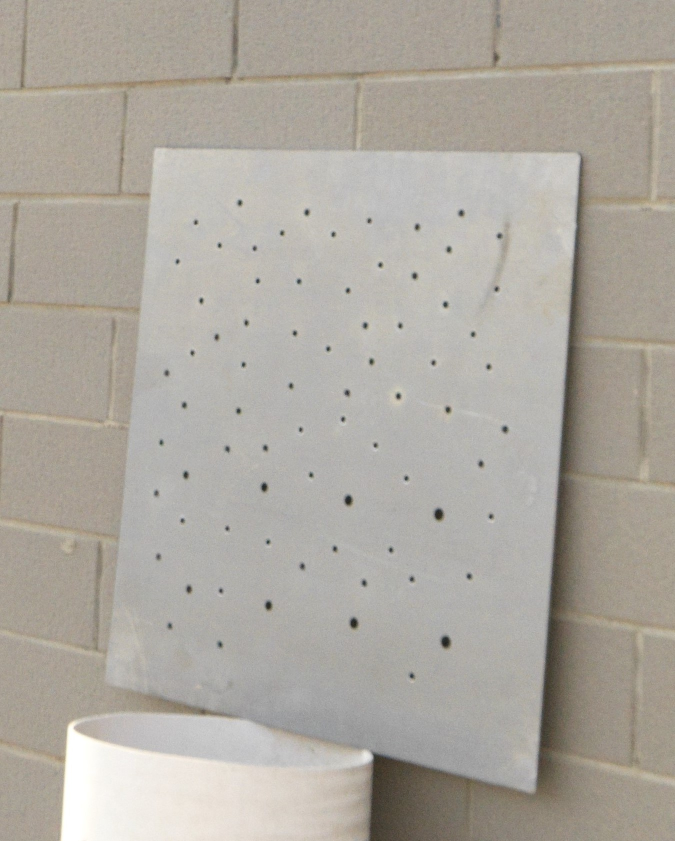
#> input picture license_plate/original2.jpg, 1350 x 1682 px, found by its file name (shown at 1/2 size)
$ python bullet_hole_test.py   (older library calls are emulated)
#> lines starting #> are read from the running program, lines starting #| are printed output that depends on the picture; after the words box and inside, x2 and y2 are one past the last pixel; in counts of white or black regions, pixels touching at a corner belong together
import cv2
import numpy as np
from cv2.cv2 import GaussianBlur

image = cv2.imread('C:\\Users\\YFZX\\Desktop\\Python_code\\license_plate\\original2.jpg')
#> image is the input picture: shape (1682, 1350, 3); mean B, G, R 160.1, 168.6, 173.6
output=image.copy()
# [7 lines of commented-out code are left out]

gray_img = cv2.cvtColor(image, cv2.COLOR_BGR2GRAY )
cv2.namedWindow('gray', 0)
cv2.resizeWindow('gray', 600, 500)
cv2.imshow("gray", gray_img)
gauss=cv2.GaussianBlur(gray_img,(9,9),0)
#cv2.imshow("Gauss", gauss)

ret, thresh = cv2.threshold(gauss, 110, 255, cv2.THRESH_BINARY) # 阈值分割
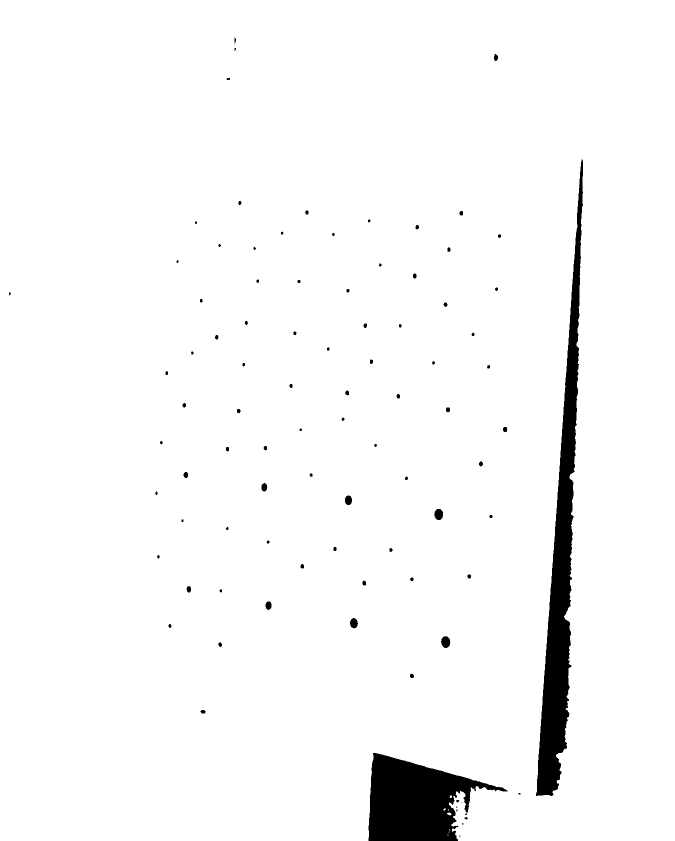
#> thresh: shape (1682, 1350) (shown at 1/2 size); 96.9% white; 91 black regions (12 under 20 px), largest, box (x1, y1, x2, y2) and area: (1072, 319, 1166, 1592) 37655, (737, 1506, 1015, 1682) 28179, (882, 1272, 901, 1296) 331
cv2.namedWindow('thresh0', 0)
cv2.resizeWindow('thresh0', 600, 500)
cv2.imshow("thresh0",thresh )

#sobel = cv2.Sobel(thresh, cv2.CV_8U, 1, 1, ksize=1) #对原始灰度图进行边缘检测，初步筛选出包含车牌位置的若干个区域
#cv2.imshow("sobel", sobel)

kernel_erode = np.ones((2,2), np.uint8)
erode = cv2.erode(thresh, kernel_erode,iterations=5)
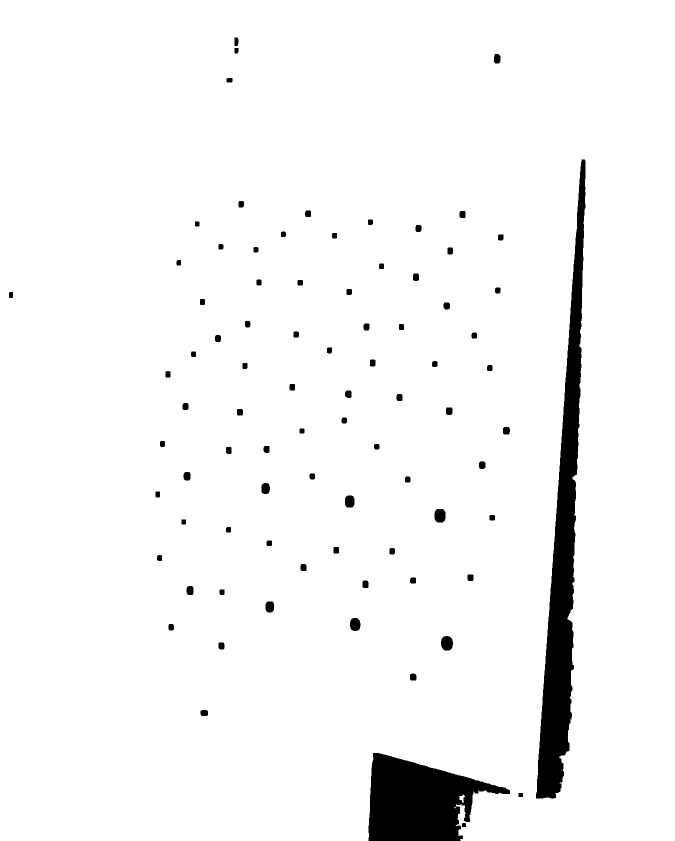
#> erode: shape (1682, 1350) (shown at 1/2 size); 96.1% white; 84 black regions, largest, box (x1, y1, x2, y2) and area: (1072, 319, 1171, 1597) 45291, (737, 1506, 1020, 1682) 30738, (882, 1272, 906, 1301) 571
#cv2.imshow("erode", erode)

canny=cv2.Canny(erode, 200, 300)
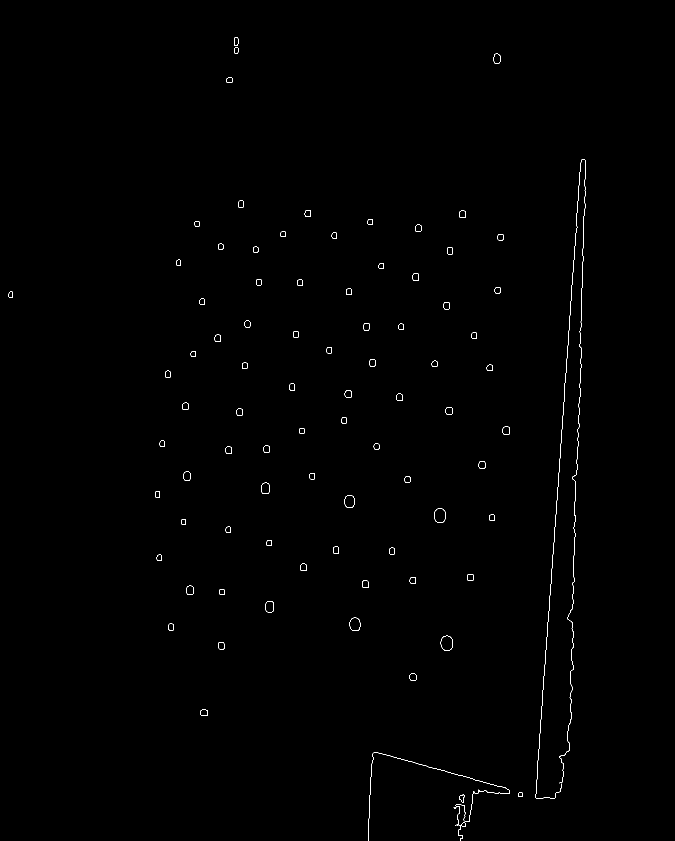
#> canny: shape (1682, 1350) (shown at 1/2 size); 0.31% white in thin lines or dots, all inside (x1, y1, x2, y2) = (17, 74, 1171, 1682)
cv2.namedWindow('canny', 0)
cv2.resizeWindow('canny', 600, 500)
cv2.imshow("canny", canny)

# [6 lines of commented-out code are left out]
'''
circles = cv2.HoughCircles(canny, cv2.HOUGH_GRADIENT,1,60,param1=50,param2=1,minRadius=1,maxRadius=5)
print(circles.shape[1])
a = "Total: "+str(circles.shape[1])
'''

'''
if circles is not None:
    # 将圆(x, y)坐标和半径转换成int
    circles = np.round(circles[0, :]).astype('int')
    for (x, y, r) in circles:
        # 绘制圆和半径矩形到output
        cv2.circle(output, (x, y), r, (0, 255, 0), 4)
        cv2.rectangle(output, (x-5, y-5), (x+5, y+5), (0, 128, 255), -1)

    cv2.imshow('output', np.hstack([image, output]))
'''
contours, hier = cv2.findContours(canny, cv2.RETR_EXTERNAL, cv2.CHAIN_APPROX_SIMPLE)  #只检测外轮廓，即轮廓不分级
#> contours = 90 contours, 7 with area under 20; largest, box (x1, y1, x2, y2) and area: (881, 1271, 906, 1301) 572, (868, 1017, 891, 1045) 527, (699, 1235, 721, 1262) 456, (689, 990, 709, 1015) 405, (530, 1202, 548, 1225) 332
#print(contours[0].shape)
#print(np.size(contours))
draw_coutours=cv2.drawContours(image,contours,-1,(0,0,255),3)
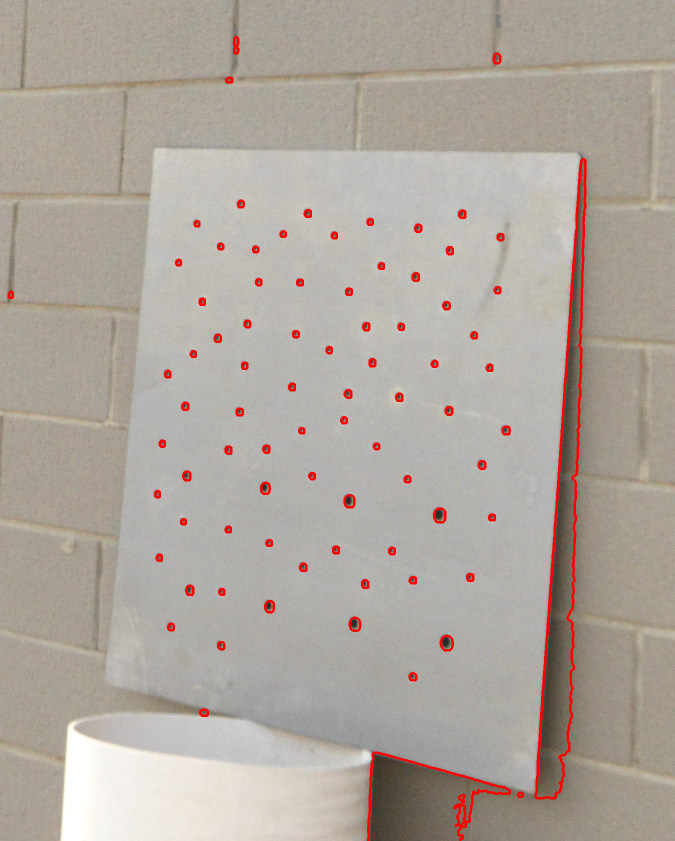
#> draw_coutours: shape (1682, 1350, 3) (shown at 1/2 size); mean B, G, R 158.2, 166.5, 175.4
#cv2.putText(image,a , (20, 50), cv2.FONT_HERSHEY_COMPLEX, 1.0, (255, 0, 0), 3)
#cv2.imshow("Result",draw_coutours)
#cv2.imwrite('C:\\Users\\YFZX\\Desktop\\Python_code\\license_plate\\' + 'Result2.jpg',draw_coutours)
num=0
for c in contours:
    # find bounding box coordinates
    # 现计算出一个简单的边界框
    x, y, w, h = cv2.boundingRect(c) # 将轮廓信息转换成(x, y)坐标，并加上矩形的高度和宽度
    circle_x= int((x+w)/2)
    circle_y= int((y+h)/2)
    circle_r= int(w/2)
    #print(x,y,w,h)
    if  h >40 or w>40 or float(h/w)>1.3 or float(w/h)>1.3 or h <8 or w< 8 :      # 筛选边框
        continue
    #cv2.imwrite('con'+str(index)+'.jpg', result[y:y+h, x:x+w])
    cv2.rectangle(output, (x, y), (x+w, y+h), (0, 255, 0), 2) # 画出矩形
    num=num+1
#> this loop made 90 passes
#> (x, y, w, h, circle_x, circle_y, circle_r) on passes 2 to 13: (916, 1650, 10, 32, 463, 841, 5), (923, 1645, 9, 9, 466, 827, 4), (907, 1614, 6, 3, 456, 808, 3), (923, 1610, 8, 24, 465, 817, 4), (911, 1608, 12, 44, 461, 826, 6), (918, 1589, 12, 16, 465, 802, 6), (1036, 1585, 10, 9, 523, 797, 5), (736, 1505, 284, 177, 510, 841, 142), (400, 1419, 16, 13, 208, 716, 8), (819, 1346, 14, 15, 416, 680, 7), (436, 1284, 13, 15, 224, 649, 6), (881, 1271, 25, 30, 453, 650, 12)
#> (c, x, y, w, h, circle_x, circle_y, circle_r) on pass 1: ([[914, 1651], [915, 1651]], 914, 1651, 2, 1, 458, 826, 1)
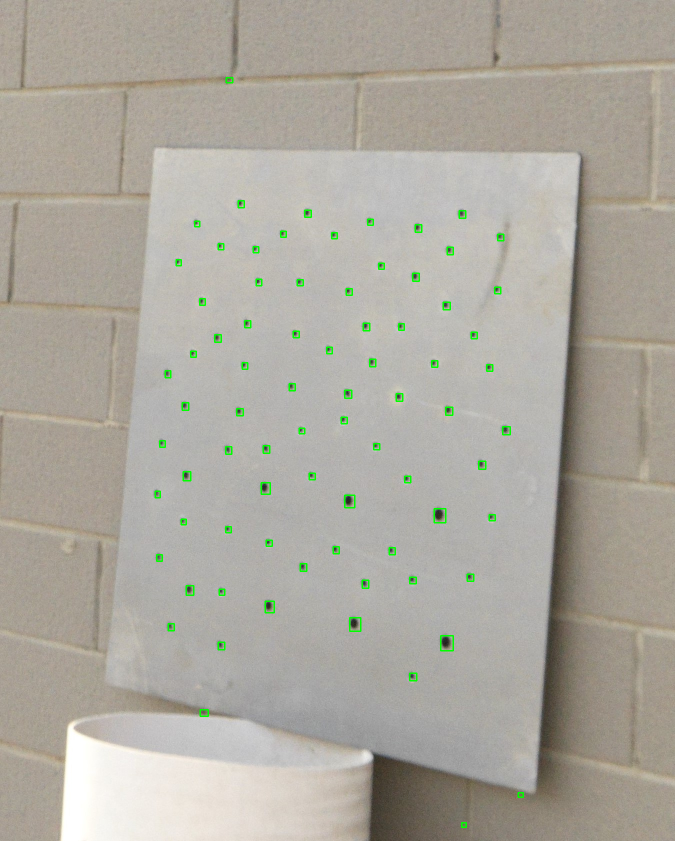
#> output: shape (1682, 1350, 3) (shown at 1/2 size); 0.55% of pixels changed, all inside (x1, y1, x2, y2) = (309, 154, 1048, 1656)
#> after the loop, num = 78
    # [9 lines of commented-out code are left out]
a = "Total: "+ str(num)
#> a = 'Total: 78'
cv2.putText(output,a, (50, 50), cv2.FONT_HERSHEY_COMPLEX, 1.0, (255, 0, 0), 3)
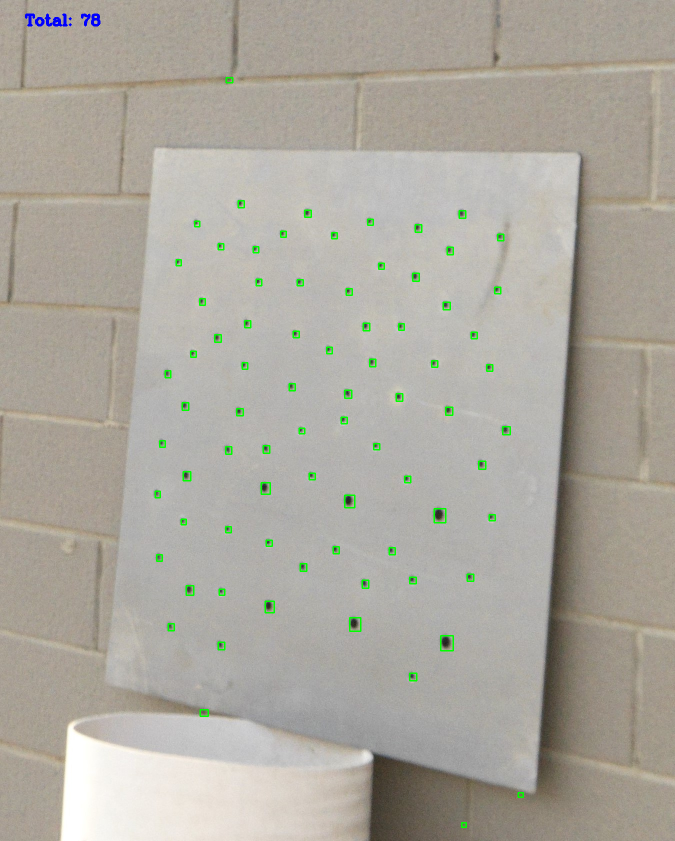
#> output: shape (1682, 1350, 3) (shown at 1/2 size); 0.08% of pixels changed, all inside (x1, y1, x2, y2) = (50, 27, 201, 53)
cv2.namedWindow('Result1', 0)
cv2.resizeWindow('Result1',600, 500)
cv2.imshow('Result1',output)
#cv2.imwrite('C:\\Users\\YFZX\\Desktop\\Python_code\\license_plate\\' + 'Result3.jpg',output)

cv2.waitKey(0)

$ run again, with license_plate/original1.jpg copied over license_plate/original2.jpg
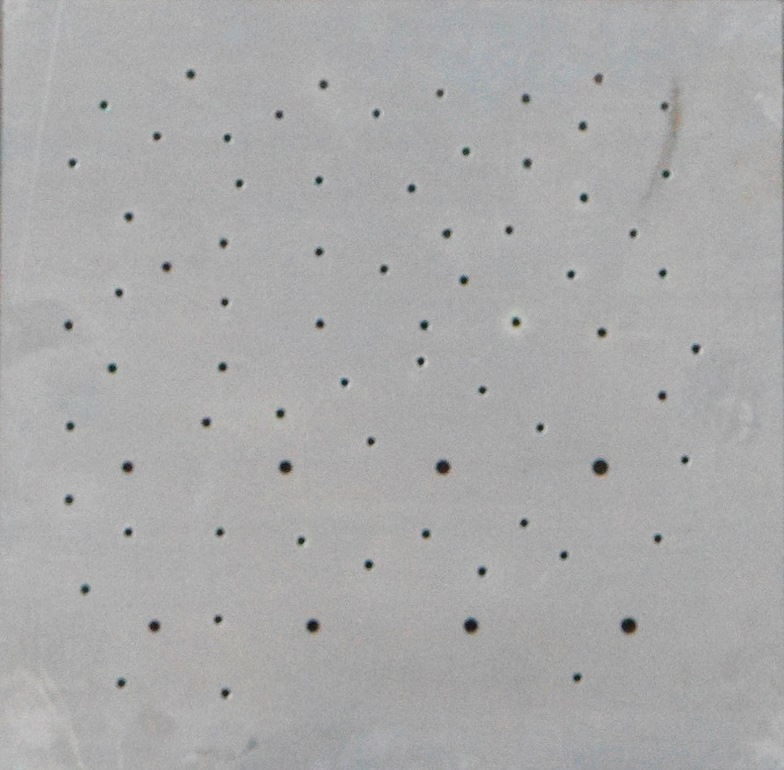
#> input picture license_plate/original1.jpg, 784 x 770 px, found by its file name
#> image is the input picture: shape (770, 784, 3); mean B, G, R 170.2, 170, 170
#> `ret, thresh = cv2.threshold(gauss, 110, 255, cv2.THRESH_BINARY)`:
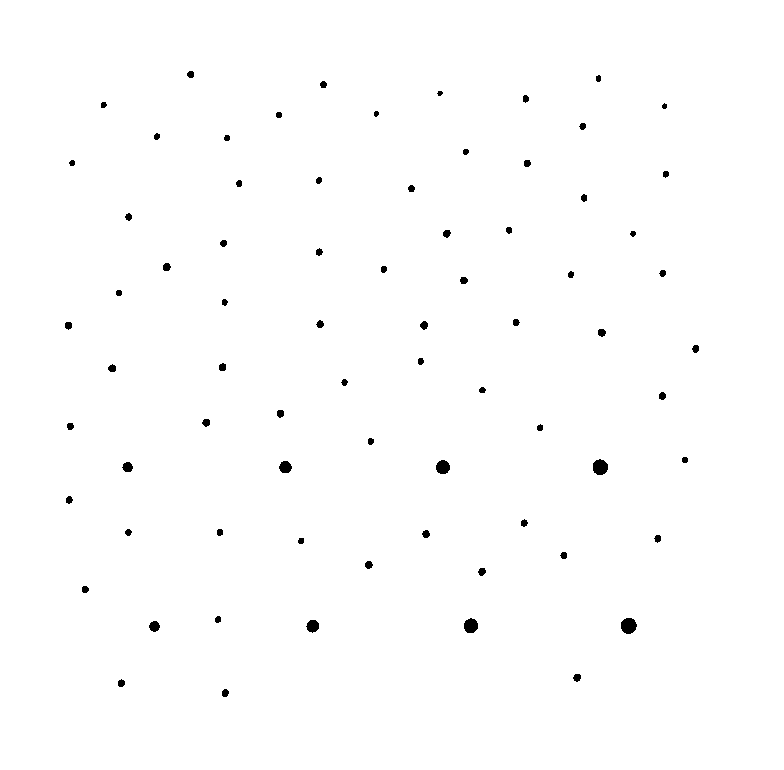
#> thresh: shape (770, 784); 99.4% white; 74 black regions, largest, box (x1, y1, x2, y2) and area: (621, 618, 637, 634) 201, (593, 459, 608, 475) 190, (464, 618, 478, 633) 166
#> erode: shape (770, 784); 98.1% white; 74 black regions, largest, box (x1, y1, x2, y2) and area: (621, 618, 642, 639) 386, (593, 459, 613, 480) 370, (464, 618, 483, 638) 336
#> canny: shape (770, 784); 0.54% white in thin lines or dots, all inside (x1, y1, x2, y2) = (64, 70, 704, 702)
#> contours = 74 contours; largest, box (x1, y1, x2, y2) and area: (620, 617, 642, 639) 388, (592, 458, 613, 480) 370, (463, 617, 483, 638) 334, (435, 459, 455, 479) 318, (305, 619, 324, 638) 280
#> the loop `for c in contours:` made 74 passes
#> (x, y, w, h, circle_x, circle_y, circle_r) on passes 1 to 8: (221, 688, 13, 14, 117, 351, 6), (117, 678, 13, 14, 65, 346, 6), (572, 673, 14, 14, 293, 343, 7), (148, 620, 17, 17, 82, 318, 8), (305, 619, 19, 19, 162, 319, 9), (620, 617, 22, 22, 321, 319, 11), (463, 617, 20, 21, 241, 319, 10), (214, 615, 12, 13, 113, 314, 6)
#> after the loop `for c in contours:`: num = 74
#> a = 'Total: 74'
#> `cv2.putText(output,a, (50, 50), cv2.FONT_HERSHEY_COMPLEX, 1.0, (255, 0..`:
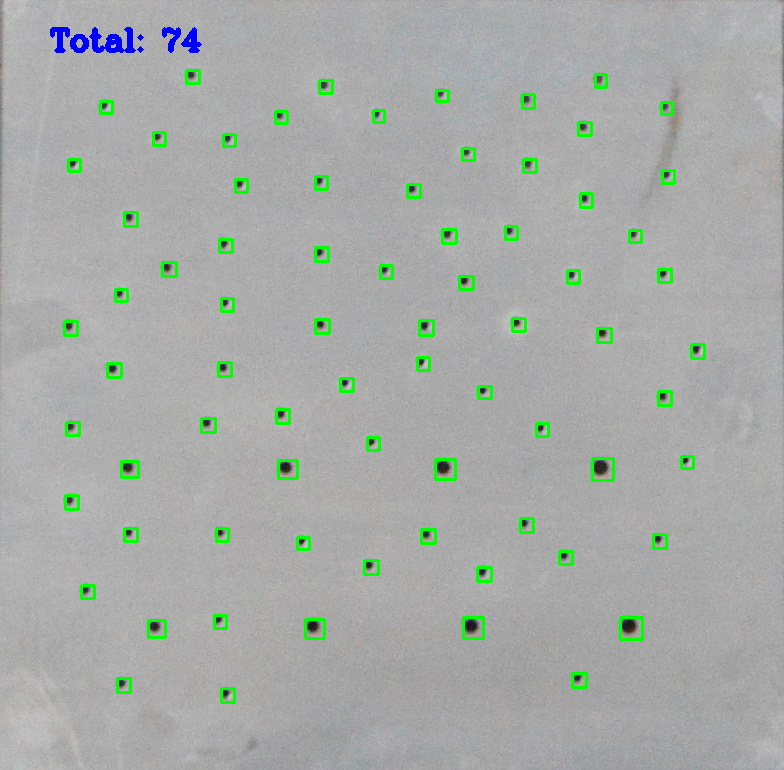
#> output: shape (770, 784, 3); mean B, G, R 167.3, 171.4, 166.4

$ run again, with license_plate/original3.jpg copied over license_plate/original2.jpg
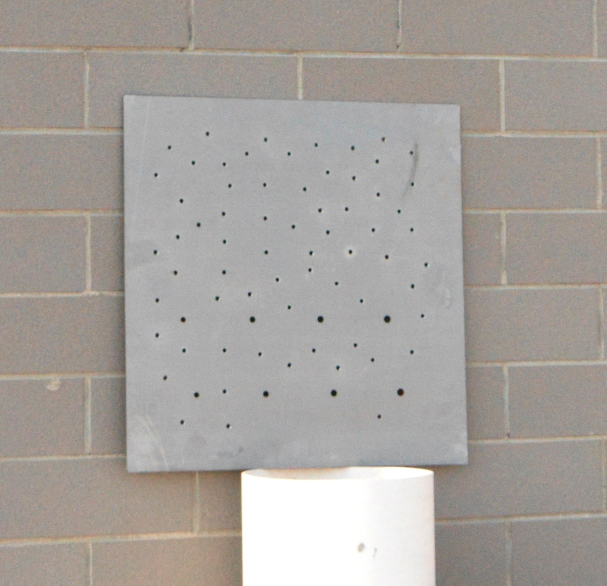
#> input picture license_plate/original3.jpg, 1213 x 1171 px, found by its file name (shown at 1/2 size)
#> image is the input picture: shape (1171, 1213, 3); mean B, G, R 157.1, 162, 167.2
#> `ret, thresh = cv2.threshold(gauss, 110, 255, cv2.THRESH_BINARY)`:
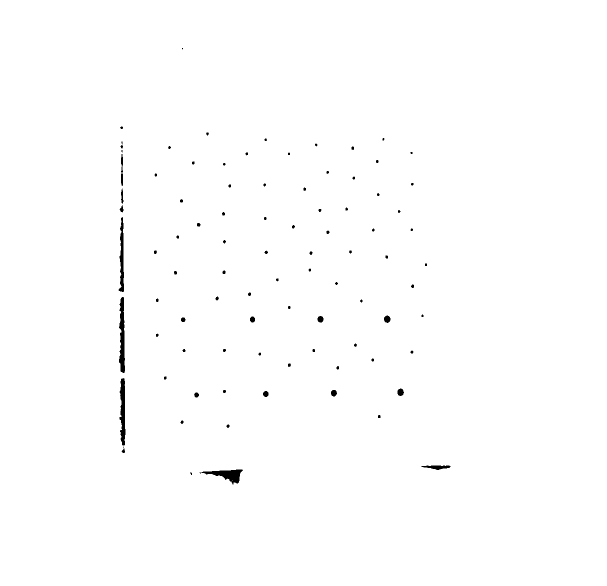
#> thresh: shape (1171, 1213) (shown at 1/2 size); 99.5% white; 90 black regions (9 under 20 px), largest, box (x1, y1, x2, y2) and area: (238, 594, 250, 746) 1253, (239, 756, 251, 891) 1103, (399, 939, 486, 969) 1069
#> erode: shape (1171, 1213); 98.6% white; 83 black regions, largest, box (x1, y1, x2, y2) and area: (238, 594, 255, 751) 2193, (239, 756, 256, 911) 2089, (237, 434, 253, 589) 1810
#> canny: shape (1171, 1213); 0.34% white in thin lines or dots, all inside (x1, y1, x2, y2) = (236, 95, 906, 974)
#> contours = 83 contours, 1 with area under 20; largest, box (x1, y1, x2, y2) and area: (238, 755, 256, 911) 2066, (236, 433, 253, 589) 1790, (398, 938, 491, 974) 1728, (238, 282, 252, 430) 1270, (842, 930, 906, 945) 692
#> the loop `for c in contours:` made 83 passes
#> (x, y, w, h, circle_x, circle_y, circle_r) on passes 1 to 8: (379, 944, 10, 11, 194, 477, 5), (398, 938, 93, 36, 245, 487, 46), (842, 930, 64, 15, 453, 472, 32), (452, 848, 12, 13, 232, 430, 6), (360, 840, 12, 13, 186, 426, 6), (755, 829, 11, 12, 383, 420, 5), (387, 784, 16, 16, 201, 400, 8), (525, 781, 17, 18, 271, 399, 8)
#> after the loop `for c in contours:`: num = 77
#> a = 'Total: 77'
#> `cv2.putText(output,a, (50, 50), cv2.FONT_HERSHEY_COMPLEX, 1.0, (255, 0..`:
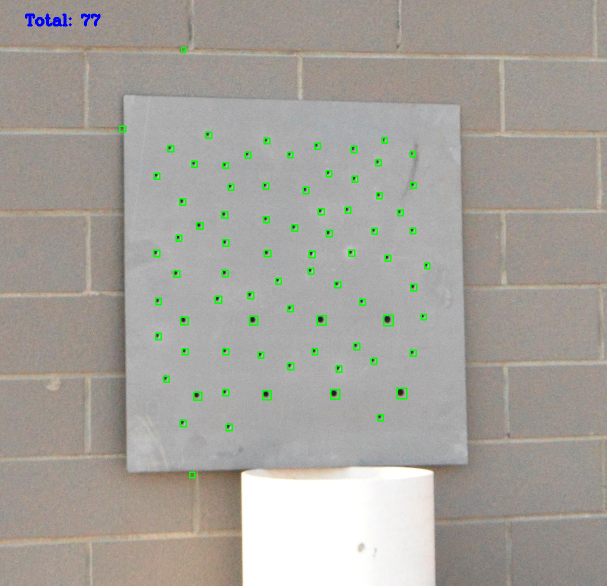
#> output: shape (1171, 1213, 3) (shown at 1/2 size); mean B, G, R 156, 162.5, 165.7
